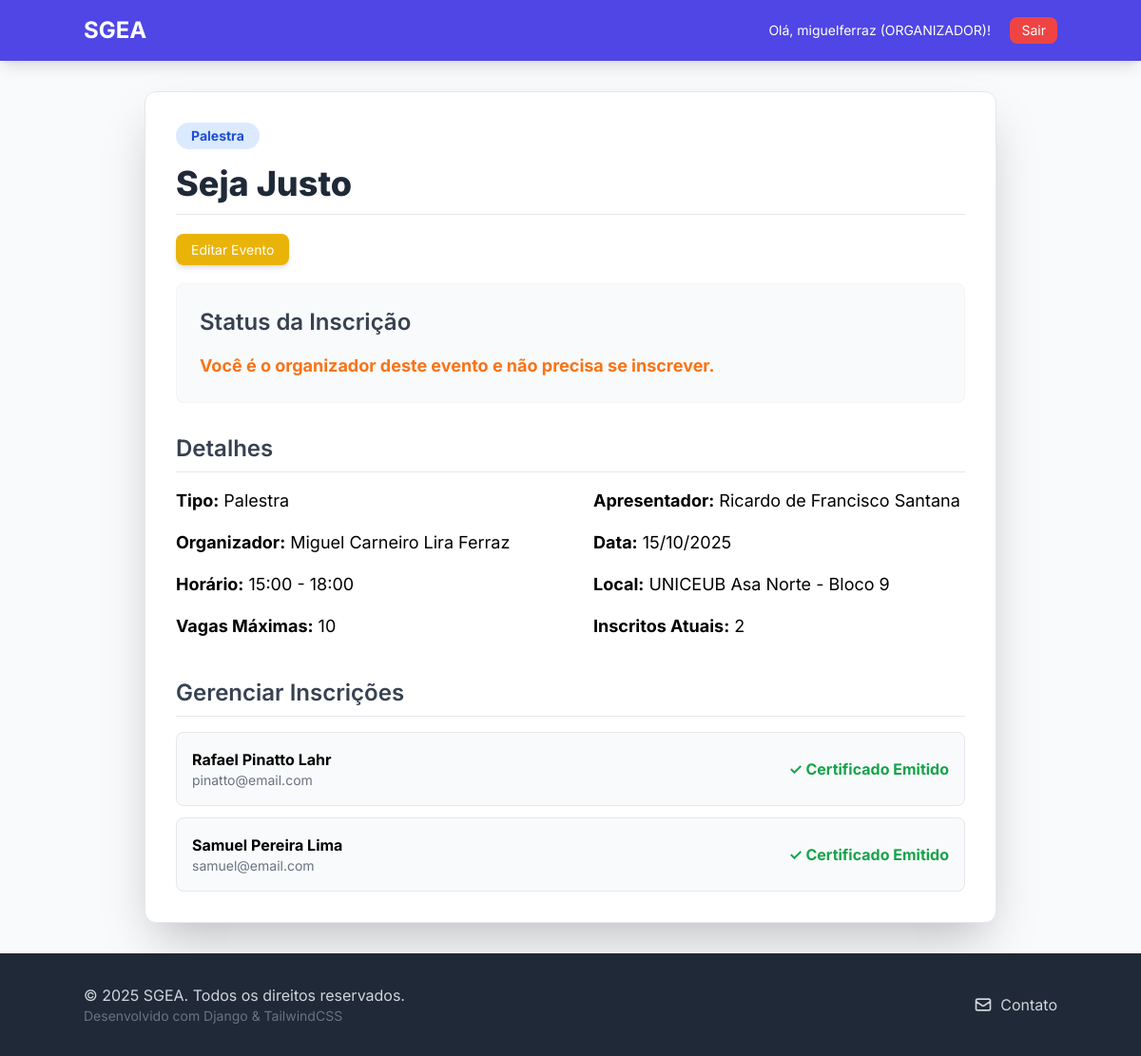
Page /eventos/3/ (signed in) on the committed database.
### users/models.py (models this page shows, shortened)
class Usuario(AbstractUser):
    telefone = models.CharField(max_length=15, verbose_name='Telefone', blank=True, null=True)
    instituicao_ensino = models.CharField(
        max_length=100,
        verbose_name='Instituição de Ensino',
        blank=True,
        null=True
    )
    PERFIL_CHOICES = (
        ('ALUNO', 'Aluno'),
        ('PROFESSOR', 'Professor'),
        ('ORGANIZADOR', 'Organizador'),
    )
    perfil = models.CharField(
        max_length=15,
        choices=PERFIL_CHOICES,
        default='ALUNO',
        verbose_name='Perfil'
    )
    data_registro = models.DateTimeField(auto_now_add=True)
    class Meta:
        verbose_name = 'Usuário'
        verbose_name_plural = 'Usuários'

### events/models.py (models this page shows, shortened)
class Evento(models.Model):
    TIPO_CHOICES = (
        ('SEMINARIO', 'Seminário'),
        ('PALESTRA', 'Palestra'),
        ('MINICURSO', 'Minicurso'),
        ('SEMANA', 'Semana Acadêmica'),
    )
    nome_evento = models.CharField(max_length=255)
    apresentador = models.CharField(max_length=255)
    tipo_evento = models.CharField(max_length=50, choices=TIPO_CHOICES)
    data = models.DateField()
    horario_inicio = models.TimeField()
    horario_fim = models.TimeField()
    local = models.CharField(max_length=255)
    qtd_participantes = models.IntegerField(default=0)
    organizador_responsavel = models.ForeignKey(
        Usuario,
        on_delete=models.CASCADE,
        limit_choices_to={'perfil': 'ORGANIZADOR'} # Garante que apenas organizadores possam ser selecionados
    )

class Inscricao(models.Model):
    usuario = models.ForeignKey(Usuario, on_delete=models.CASCADE)
    evento = models.ForeignKey(Evento, on_delete=models.CASCADE)
    data_inscricao = models.DateTimeField(auto_now_add=True)
    certificado_emitido = models.BooleanField(default=False)
    class Meta:
        unique_together = ('usuario', 'evento')

### events/views.py (the view)
# urls.py: path('<int:pk>/', views.EventDetailView.as_view(), name='event_detail'),
class EventDetailView(LoginRequiredMixin, DetailView):
    model = Evento
    template_name = 'events/event_detail.html'
    context_object_name = 'object'
    def get_context_data(self, **kwargs):
        context = super().get_context_data(**kwargs)
        evento = self.get_object()
        user = self.request.user
        inscritos_atuais = Inscricao.objects.filter(evento=evento).count()
        vagas_disponiveis = evento.qtd_participantes - inscritos_atuais
        context['inscritos_atuais'] = inscritos_atuais
        context['vagas_disponiveis'] = max(0, vagas_disponiveis)
        context['is_inscrito'] = False
        context['is_certificado_emitido'] = False
        if user.is_authenticated:
            inscricao = Inscricao.objects.filter(usuario=user, evento=evento).first()
            context['inscricao'] = inscricao  # <-- PEQUENA ADIÇÃO AQUI
            if inscricao:
                context['is_inscrito'] = True
                context['is_certificado_emitido'] = inscricao.certificado_emitido
        return context

### events/templates/events/event_detail.html (shortened to what this page needs)
{% load static %}
<!DOCTYPE html>
<html lang="pt-br">
<head>
    <script src="https://cdn.tailwindcss.com"></script>
    <link rel="stylesheet" href="{% static 'css/base.css' %}">
</head>
<body>
    <nav class="p-4 shadow-lg">
        <div class="container mx-auto flex justify-between items-center">
            <a href="{% url 'inicio:home' %}" class="text-2xl font-bold text-white">SGEA</a>
            <div class="space-x-4">
                {% if user.is_authenticated %}
                    <span class="text-white text-sm">Olá, {{ user.username }} ({{ user.perfil }})!</span>
                    <form class="inline" method="post" action="{% url 'logout' %}">
                        <button type="submit" class="bg-red-500 hover:bg-red-600 text-white px-3 py-1 rounded-lg text-sm transition duration-200">Sair</button>
                    </form>
                {% endif %}
            </div>
        </div>
    </nav>
    <main class="container mx-auto p-4 md:p-8">
        <div class="max-w-4xl mx-auto bg-white p-8 rounded-xl shadow-2xl border border-gray-200">
            <span class="inline-block px-4 py-1 text-sm font-bold rounded-full bg-blue-100 text-blue-700 mb-4">{{ object.get_tipo_evento_display }}</span>
            <h2 class="text-4xl font-extrabold text-gray-800 mb-6 border-b pb-3">{{ object.nome_evento }}</h2>
            {% if user.is_authenticated and user == object.organizador_responsavel %}
                <div class="mb-6"><a href="{% url 'events:event_update' pk=object.pk %}" class="bg-yellow-500 hover:bg-yellow-600 text-white px-4 py-2 rounded-lg text-sm shadow-md transition duration-200">Editar Evento</a></div>
            {% endif %}
            <div class="bg-gray-50 p-6 rounded-lg mb-8 border border-gray-100">
                <h3 class="text-2xl font-semibold text-gray-700 mb-4">Status da Inscrição</h3>
                {% if user.is_authenticated %}
                    {% if is_inscrito %}
                        <p class="text-green-600 font-bold text-lg flex items-center"><svg xmlns="http://www.w3.org/2000/svg" class="h-6 w-6 mr-2" fill="none" viewBox="0 0 24 24" stroke="currentColor" stroke-width="2"><path stroke-linecap="round" stroke-linejoin="round" d="M9 12l2 2 4-4m6 2a9 9 0 11-18 0 9 9 0 0118 0z" /></svg>Você já está inscrito neste evento!</p>
                        {% if is_certificado_emitido %}
                            <p class="mt-2">
                                <a href="{% url 'events:generate_certificate' inscricao_id=inscricao.id %}" target="_blank" class="text-indigo-600 font-medium hover:text-indigo-500">✅ Baixar Certificado</a>
                            </p>
                        {% endif %}
                    {% elif vagas_disponiveis == 0 %}
                        <p class="text-red-600 font-bold text-lg">Evento Lotado!</p>
                    {% elif user == object.organizador_responsavel %}
                        <p class="text-orange-500 font-bold text-lg">Você é o organizador deste evento e não precisa se inscrever.</p>
                    {% elif user.get_full_name == object.apresentador %}
                        <p class="text-blue-500 font-bold text-lg">Você é o apresentador deste evento.</p>
                    {% endif %}
                {% else %}
                     <p class="text-gray-600 text-lg">Faça <a href="{% url 'login' %}" class="text-indigo-600 font-medium hover:text-indigo-500">Login</a> para se inscrever neste evento.</p>
                {% endif %}
            </div>
            <h3 class="text-2xl font-semibold text-gray-700 mb-4 border-b pb-2">Detalhes</h3>
            <div class="grid grid-cols-1 md:grid-cols-2 gap-x-12 gap-y-4 text-lg">
                <p><strong>Tipo:</strong> {{ object.get_tipo_evento_display }}</p>
                <p><strong>Apresentador:</strong> {{ object.apresentador }}</p>
                <p><strong>Organizador:</strong> {{ object.organizador_responsavel.get_full_name|default:object.organizador_responsavel.username }}</p>
                <p><strong>Data:</strong> {{ object.data|date:"d/m/Y" }}</p>
                <p><strong>Horário:</strong> {{ object.horario_inicio|time:"H:i" }} - {{ object.horario_fim|time:"H:i" }}</p>
                <p><strong>Local:</strong> {{ object.local }}</p>
                <p><strong>Vagas Máximas:</strong> {{ object.qtd_participantes }}</p>
                <p><strong>Inscritos Atuais:</strong> {{ inscritos_atuais }}</p>
            </div>
            {% if user.is_authenticated and user == object.organizador_responsavel %}
                <div class="mt-10">
                    <h3 class="text-2xl font-semibold text-gray-700 mb-4 border-b pb-2">Gerenciar Inscrições</h3>
                    {% if object.inscricao_set.all %}
                        <ul class="space-y-3">
                            {% for inscricao in object.inscricao_set.all %}
                                <li class="p-4 bg-gray-50 rounded-lg flex justify-between items-center border">
                                    <div>
                                        <p class="font-bold">{{ inscricao.usuario.get_full_name|default:inscricao.usuario.username }}</p>
                                        <p class="text-sm text-gray-500">{{ inscricao.usuario.email }}</p>
                                    </div>
                                    <div>
                                        {% if inscricao.certificado_emitido %}
                                            <span class="text-green-600 font-bold">✓ Certificado Emitido</span>
                                        {% else %}
                                            <form method="post" action="{% url 'events:emitir_certificado' inscricao_id=inscricao.id %}">
                                                {% csrf_token %}
                                                <button type="submit" class="bg-blue-500 hover:bg-blue-600 text-white px-3 py-1 rounded-lg text-sm">Emitir Certificado</button>
                                            </form>
                                        {% endif %}
                                    </div>
                                </li>
                            {% endfor %}
                        </ul>
                    {% else %}
                        <p class="text-gray-500">Ainda não há inscritos neste evento.</p>
                    {% endif %}
                </div>
            {% endif %}
        </div>
    </main>
    {% include 'inicio/partials/footer.html' %}
</body>
</html>

### sgea_core/static/css/base.css (style rules this page uses)
html { height: 100%; }
body { display: flex; flex-direction: column; min-height: 100%; font-family: 'Inter', sans-serif; margin: 0; padding: 0; box-sizing: border-box; -webkit-font-smoothing: antialiased; background-color: #f8fafc; }
main { flex-grow: 1; }
nav { background-color: #4f46e5; }
a { transition: color 0.2s; }

### rows in the picture
Usuario: username "miguelferraz", perfil "ORGANIZADOR"
Evento: tipo_evento "Palestra", nome_evento "Seja Justo", apresentador "Ricardo de Francisco Santana", organizador_responsavel.get_full_name "Miguel Carneiro Lira Ferraz", data "15/10/2025", horario_inicio "15:00", horario_fim "18:00", local "UNICEUB Asa Norte - Bloco 9", qtd_participantes "10"
Inscricao: usuario.get_full_name "Rafael Pinatto Lahr", usuario.email "pinatto@email.com", certificado_emitido "✓ Certificado Emitido"
Inscricao: usuario.get_full_name "Samuel Pereira Lima", usuario.email "samuel@email.com", certificado_emitido "✓ Certificado Emitido"

### other values in the picture
{{ inscritos_atuais }} "2"
